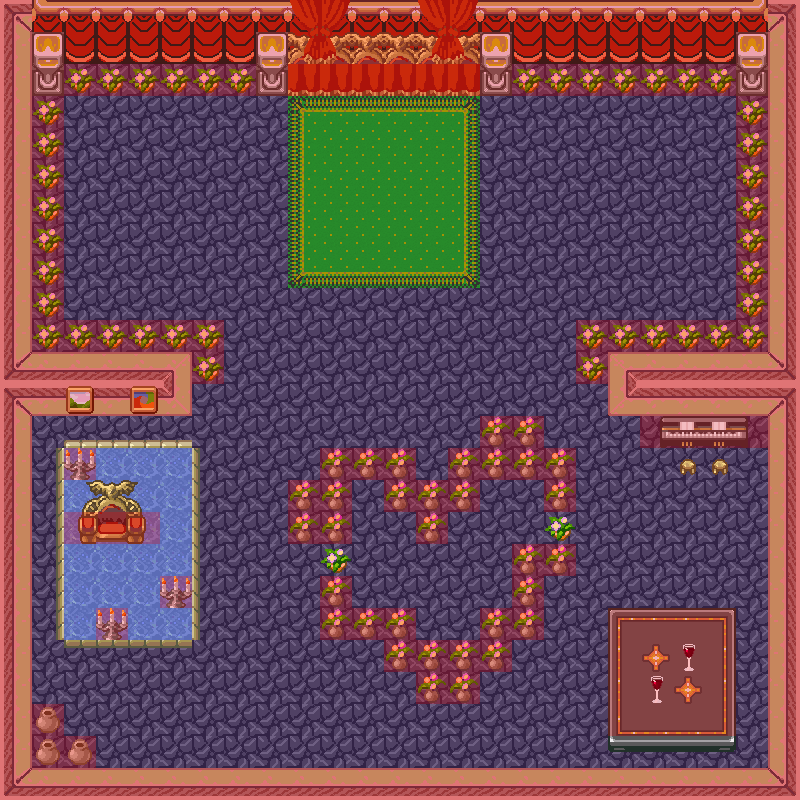

A 2D game scene composited from a Tiled map and its tileset images. What follows is a short description and the map's XML, with each tile layer's data collapsed to a summary:
An orthogonal 25x25 tile map with 32x32 px tiles, 8 tile layers (0_floor, 1_terrain, 2_object, 3_roof, ...), 25 tilesets.

<map version="0.99b" orientation="orthogonal" width="25" height="25" tilewidth="32" tileheight="32">
 <tileset name="../../tileset/ground/ground.png" firstgid="1" tilewidth="32" tileheight="32">
  <image source="../../tileset/ground/ground.png" trans="ffffff" />
 </tileset>
 <tileset name="../../tileset/item/furniture/carpet/purple_rug.png" firstgid="13" tilewidth="32" tileheight="32">
  <image source="../../tileset/item/furniture/carpet/purple_rug.png" trans="ff00ff" />
 </tileset>
 <tileset name="../../tileset/item/furniture/curtain/dark_red_central.png" firstgid="16" tilewidth="32" tileheight="32">
  <image source="../../tileset/item/furniture/curtain/dark_red_central.png" trans="ff00ff" />
 </tileset>
 <tileset name="../../tileset/item/furniture/curtain/dark_red.png" firstgid="17" tilewidth="32" tileheight="32">
  <image source="../../tileset/item/furniture/curtain/dark_red.png" trans="ff00ff" />
 </tileset>
 <tileset name="../../tileset/item/furniture/carpet/carpets.png" firstgid="21" tilewidth="32" tileheight="32">
  <image source="../../tileset/item/furniture/carpet/carpets.png" />
 </tileset>
 <tileset name="../../tileset/building/wall/int_wall_light_red.png" firstgid="29" tilewidth="32" tileheight="32">
  <image source="../../tileset/building/wall/int_wall_light_red.png" />
 </tileset>
 <tileset name="../../tileset/building/wall/earthen_3.png" firstgid="57" tilewidth="32" tileheight="32">
  <image source="../../tileset/building/wall/earthen_3.png" trans="ff00ff" />
 </tileset>
 <tileset name="../../tileset/ground/water/turbulent_water.png" firstgid="85" tilewidth="32" tileheight="32">
  <image source="../../tileset/ground/water/turbulent_water.png" trans="ff00ff" />
 </tileset>
 <tileset name="../../tileset/item/furniture/chair/throne.png" firstgid="88" tilewidth="32" tileheight="32">
  <image source="../../tileset/item/furniture/chair/throne.png" />
 </tileset>
 <tileset name="../../tileset/item/furniture/curtain/red_gold_drawn.png" firstgid="94" tilewidth="32" tileheight="32">
  <image source="../../tileset/item/furniture/curtain/red_gold_drawn.png" />
 </tileset>
 <tileset name="../../tileset/item/furniture/carpet/plain_colours.png" firstgid="100" tilewidth="32" tileheight="32">
  <image source="../../tileset/item/furniture/carpet/plain_colours.png" />
 </tileset>
 <tileset name="../../tileset/item/furniture/table/grey_fancy.png" firstgid="110" tilewidth="32" tileheight="32">
  <image source="../../tileset/item/furniture/table/grey_fancy.png" />
 </tileset>
 <tileset name="../../tileset/item/furniture/table/grey_plain.png" firstgid="119" tilewidth="32" tileheight="32">
  <image source="../../tileset/item/furniture/table/grey_plain.png" />
 </tileset>
 <tileset name="../../tileset/item/furniture/light/dark_torch.png" firstgid="128" tilewidth="32" tileheight="32">
  <image source="../../tileset/item/furniture/light/dark_torch.png" trans="ff00ff" />
 </tileset>
 <tileset name="../../tileset/plant/indoor/flowering_plant.png" firstgid="136" tilewidth="32" tileheight="32">
  <image source="../../tileset/plant/indoor/flowering_plant.png" />
 </tileset>
 <tileset name="../../tileset/item/pot/pot_grey.png" firstgid="137" tilewidth="32" tileheight="32">
  <image source="../../tileset/item/pot/pot_grey.png" />
 </tileset>
 <tileset name="../../tileset/item/furniture/picture/small.png" firstgid="138" tilewidth="32" tileheight="32">
  <image source="../../tileset/item/furniture/picture/small.png" />
 </tileset>
 <tileset name="../../tileset/item/candle/candelabra.png" firstgid="141" tilewidth="32" tileheight="32">
  <image source="../../tileset/item/candle/candelabra.png" />
 </tileset>
 <tileset name="../../tileset/item/furniture/curtain/red_gold_gathered.png" firstgid="142" tilewidth="32" tileheight="32">
  <image source="../../tileset/item/furniture/curtain/red_gold_gathered.png" />
 </tileset>
 <tileset name="../../tileset/item/furniture/carpet/rug_border.png" firstgid="148" tilewidth="32" tileheight="32">
  <image source="../../tileset/item/furniture/carpet/rug_border.png" />
 </tileset>
 <tileset name="../../tileset/plant/indoor/flower_vase.png" firstgid="157" tilewidth="32" tileheight="32">
  <image source="../../tileset/plant/indoor/flower_vase.png" />
 </tileset>
 <tileset name="../../tileset/item/furniture/other/piano.png" firstgid="158" tilewidth="32" tileheight="32">
  <image source="../../tileset/item/furniture/other/piano.png" />
 </tileset>
 <tileset name="../../tileset/item/drink/red_wine.png" firstgid="161" tilewidth="32" tileheight="32">
  <image source="../../tileset/item/drink/red_wine.png" />
 </tileset>
 <tileset name="../../tileset/item/furniture/chair/stool.png" firstgid="165" tilewidth="32" tileheight="32">
  <image source="../../tileset/item/furniture/chair/stool.png" />
 </tileset>
 <tileset name="../../tileset/logic/collision.png" firstgid="166" tilewidth="32" tileheight="32">
  <image source="../../tileset/logic/collision.png" />
 </tileset>
 <layer name="0_floor" width="25" height="25">
  <data>[625 cells, 625 non-empty, 5 distinct tile ids]</data>
 </layer>
 <layer name="1_terrain" width="25" height="25">
  <data>[625 cells, 239 non-empty, 38 distinct tile ids]</data>
 </layer>
 <layer name="2_object" width="25" height="25">
  <data>[625 cells, 147 non-empty, 29 distinct tile ids]</data>
 </layer>
 <layer name="3_roof" width="25" height="25">
  <data>[625 cells, 3 non-empty, 3 distinct tile ids]</data>
 </layer>
 <layer name="4_roof_add" width="25" height="25">
  <data>[625 cells, 0 non-empty, 0 distinct tile ids]</data>
 </layer>
 <layer name="objects" width="25" height="25" opacity="0.9">
  <data>[625 cells, 0 non-empty, 0 distinct tile ids]</data>
 </layer>
 <layer name="collision" width="25" height="25" opacity="0.25">
  <data>[625 cells, 253 non-empty, 2 distinct tile ids]</data>
 </layer>
 <layer name="protection" width="25" height="25">
  <data>[625 cells, 0 non-empty, 0 distinct tile ids]</data>
 </layer>
</map>
